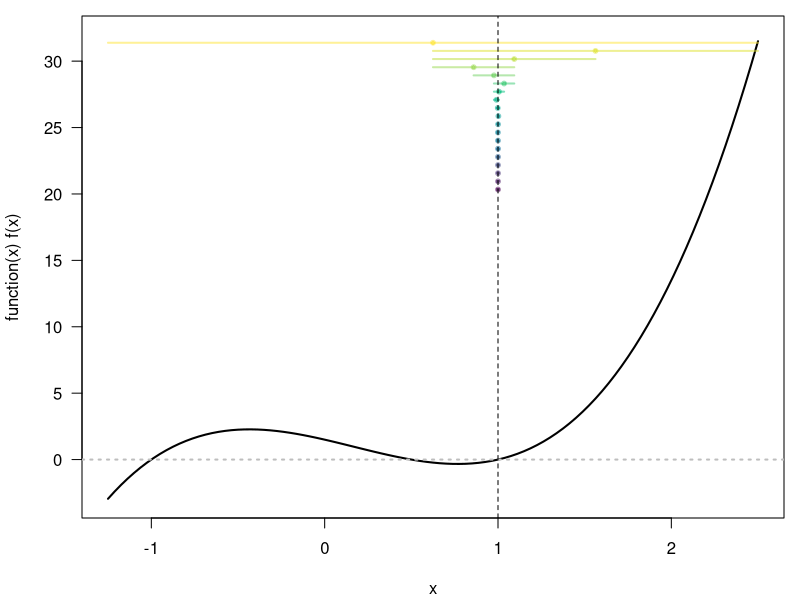
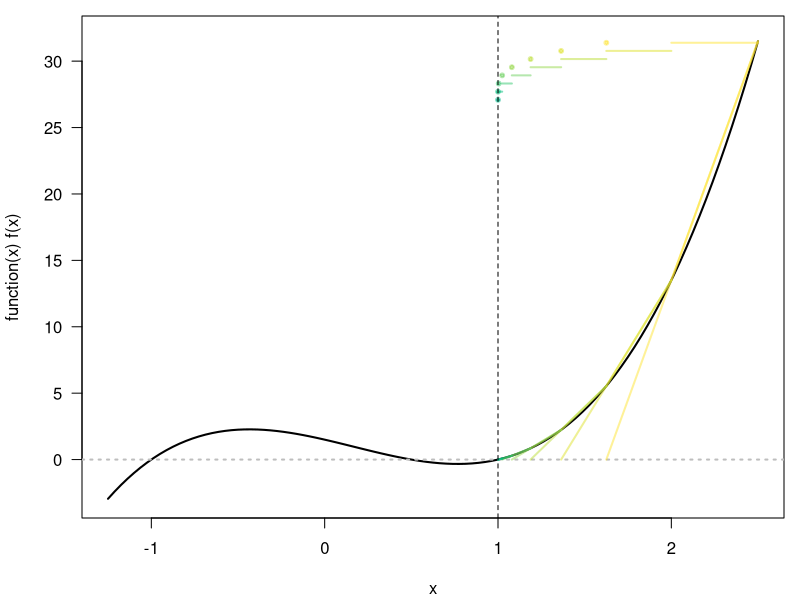
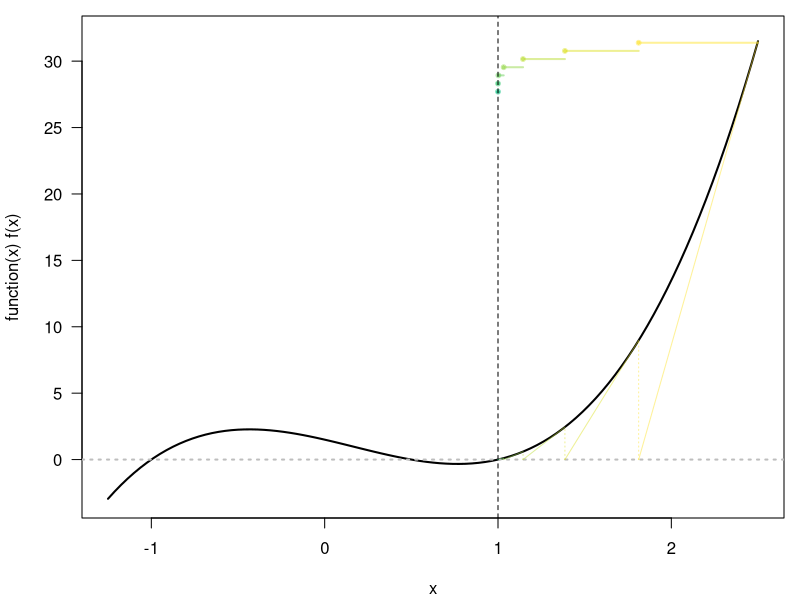

R code for these plots, in order:
## ---- chunk 1
knitr::opts_chunk$set(echo = TRUE, fig.height=4.5, fig.width=4.5, fig.align = "center", options(scipen=1, digits=10))
## ---- chunk 2
par(mar=c(4.1, 4.1, 0.8, 0.8))

bisect <- function(f, a, b, k){

	N <- ceiling((log10(b-a) + k)/log10(2))
  cols <- rev(hcl.colors(N, palette = "viridis", alpha=0.5))
	fs <- sapply(seq(a, b, length=100), f)
	ymin <- floor(min(fs))
	ymax <- ceiling(max(fs))
	dat <- NULL
	plot(function(x)f(x), xlim=c(a, b), ylim=c(ymin, ymax), lwd=2, las=1)
	abline(h=0, lty=3, lwd=2, col='gray')

	for(i in 1:N){
		p <- a + (b-a)/2
		dat <- rbind(dat, c(i, a, p, b))
		segments(a, ymax - (ymax - ymin)*i/(3*N), b, ymax - (ymax - ymin)*i/(3*N), lwd=2, col=cols[i])
		points(p, ymax - (ymax - ymin)*i/(3*N), lwd=2, col=cols[i], pch=19, cex=0.5)


		if(sign(f(a))*sign(f(p)) < 0){
			a <- a
			b <- p
		}else{
			a <- p
			b <- b
		}

		if(abs(f(p)) < 10^(-k) || (b-a) < 10^(-k)){
			abline(v=p, lty=2)
			print(dat)
			return(p)
			break
		}
	}
	print("warning")
	print(dat)
}

newton <- function(f, fp, a, b, p0, k){
  N <- ceiling((log10(b-a) + k)/log10(2))
  cols <- rev(hcl.colors(N, palette = "viridis", alpha=0.5))

	fs <- sapply(seq(a, b, length=100), f)
	ymin <- floor(min(fs))
	ymax <- ceiling(max(fs))
	dat <- NULL
	plot(function(x)f(x), xlim=c(a, b), ylim=c(ymin, ymax), lwd=2, las=1)
	abline(h=0, lty=3, lwd=2, col='gray')
	p <- p0
	#p <- a + (b-a)/2
	for(i in 1:N){
		#plot(function(x)fp(p)*(x-p) + f(p), add=T, xlim=c(a, b), lwd=2, col=cols[i])
		p1 <- p - f(p)/fp(p)
		dat <- rbind(dat, c(i, p1))

		segments(p, f(p), p1, 0,  col=cols[i])
		segments(p1, 0, p1, f(p1),  col=cols[i], lty=3)

		segments(p, ymax - (ymax - ymin)*i/(3*N), p1, ymax - (ymax - ymin)*i/(3*N), lwd=2, col=cols[i])
		points(p1, ymax - (ymax - ymin)*i/(3*N), lwd=2, col=cols[i], pch=19, cex=0.5)

		p <- p1
		if(abs(f(p)) < 10^(-k)){
			abline(v=p, lty=2)
			print(dat)
			return(p)
			break
		}
	}
	print("warning")
}
secant <- function(f, a, b, p0, p1, k){
  N <- ceiling((log10(b-a) + k)/log10(2))
  cols <- rev(hcl.colors(N, palette = "viridis", alpha=0.5))
	fs <- sapply(seq(a, b, length=100), f)
	ymin <- floor(min(fs))
	ymax <- ceiling(max(fs))
	dat <- NULL
	plot(function(x)f(x), xlim=c(a, b), ylim=c(ymin, ymax), lwd=2, las=1)
	abline(h=0, lty=3, lwd=2, col='gray')
	#p0 <- a
	#p1 <- b
	for(i in 1:N){
		segments(p0, f(p0), p1, f(p1), lwd=2, col=cols[i])
		segments(p0, ymax - (ymax - ymin)*i/(3*N), p1, ymax - (ymax - ymin)*i/(3*N), lwd=2, col=cols[i])
		p <- p1 - f(p1)/(f(p1)-f(p0))*(p1-p0)
		points(p, ymax - (ymax - ymin)*i/(3*N), lwd=2, col=cols[i], pch=19, cex=0.5)
		segments(p0, f(p0), p, 0, lwd=2, col=cols[i])


		p0 <- p1
		p1 <- p
		dat <- rbind(dat, c(i, p0, p1))

		if(abs(f(p)) < 10^(-k)){
			abline(v=p, lty=2)
			
		print(dat)
			return(p)
			break
		}
	}
		print("warning")
}
## ---- chunk 3
bisect(function(x)3*(x+1)*(x-1/2)*(x-1), a=-1.25, b=2.5, k=5)
## ---- chunk 4
secant(function(x)3*(x+1)*(x-1/2)*(x-1), a=-1.25, b=2.5, p0=2.5, p1=2, k=5)
## ---- chunk 5
newton(function(x)3*(x+1)*(x-1/2)*(x-1), function(x)3*((x+1)*(x-1/2)+(x+x-1/2+1)*(x-1)), a=-1.25, b=2.5, p0=2.5, k=5)
